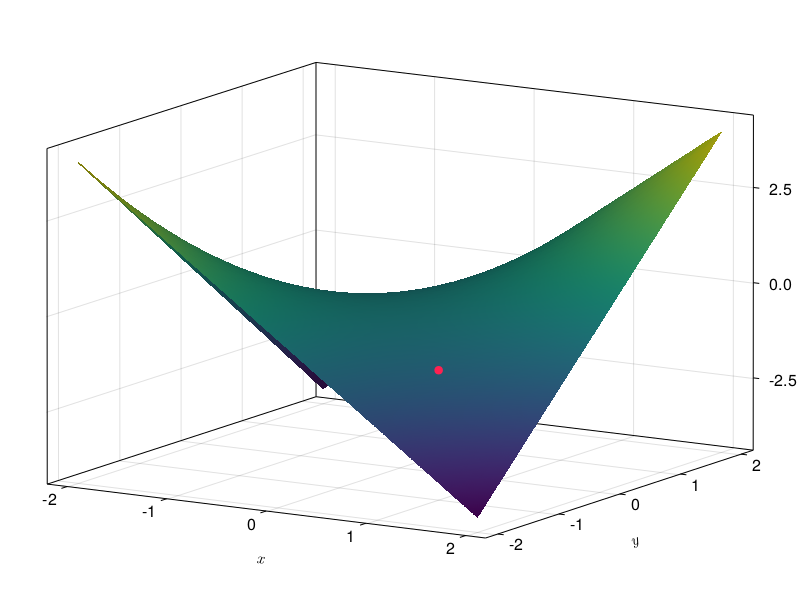

The script that saved this image:
using CairoMakie
graphictype = "svg"
CairoMakie.activate!(type = graphictype)
myblue = RGBf(0.067,0.529,0.871)
myred = RGBf(1.0, 0.13, 0.32)
size_inches = (8, 6)
size_pt = 100 .* size_inches
fig = Figure(resolution = size_pt, fontsize = 16, backgroundcolor = RGBAf(0,0,0,0))
ax = Axis3(fig[1,1], azimuth = 6.7pi/4, elevation = 0.2, xlabel = L"$x$", ylabel = L"$y$", zlabel = L"$z$")
f(x,y) = x*y
xs = ys = range(-2, 2; length=30)
surface!(ax, xs, ys, f(xs,ys'))
scatter!(Point3(1,-1,-1), color= myred)
save("img/derivadas-funciones-varias-variables/interpretacion-derivadas-parciales-superficie." * graphictype, fig, pt_per_unit = 1)
fig